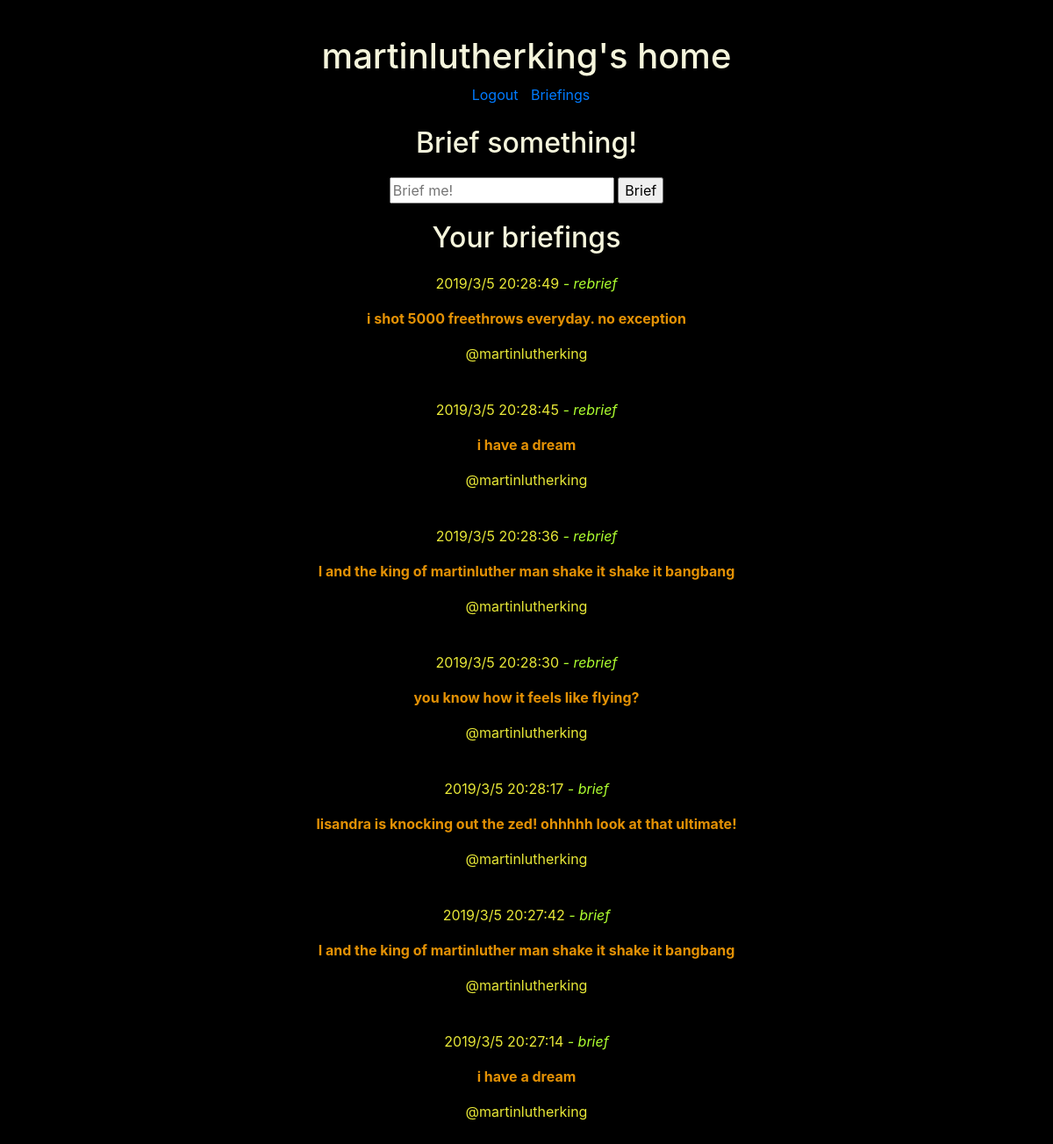
Screenshot of /user-home (signed in) with the database file from the repository.
### tables this page shows
CREATE TABLE users(
                    user_id         INTEGER PRIMARY KEY AUTOINCREMENT,
                    username        VARCHAR,
                    password        VARCHAR
                );

CREATE TABLE retweets(
                    retwt_id        INTEGER PRIMARY KEY AUTOINCREMENT,
                    timestamp       FLOAT,
                    twt_content     VARCHAR,
                    user_id         INTEGER,
                    type            VARCHAR,
                    twt_id          INTEGER,
                        FOREIGN KEY (twt_id) REFERENCES tweets(twt_id),
                        FOREIGN KEY (user_id) REFERENCES users(user_id)
                );

CREATE TABLE tweets(
                    twt_id          INTEGER PRIMARY KEY AUTOINCREMENT,
                    timestamp       FLOAT,
                    twt_content     VARCHAR,
                    user_id         INTEGER,
                    type            VARCHAR,
                    retwt_count     INTEGER,
                        FOREIGN KEY (user_id) REFERENCES users(user_id)
                );

### src/controllers/brief_controller.py (the view)
@controller.route('/user-home', methods=['GET', 'POST'])
def user_home():
    if request.method == 'GET':
        user = User()
        user.initialize(session['username'])
        return render_template(
            'user_home.html',
            username=session['username'],
            tweets=user.tweets
        )

### src/models/mapper.py (called while the page is built)
    def __enter__(self):
        return self

    def __exit__(self, exception_type, exception_value, traceback):
        if self.connection:
            if self.cursor:
                self.connection.commit()
                self.cursor.close()
            self.connection.close()

    def get_username(self, user_id):
        self.cursor.execute(
            '''SELECT username
            FROM users
            WHERE user_id = "{0}";'''.format(user_id)
        )
        username = self.cursor.fetchone()[0]
        return username

    def get_user(self, username):
        self.cursor.execute(
            '''SELECT *
            FROM users
            WHERE username = "{0}";'''.format(username)
        )
        user = self.cursor.fetchall()[0]
        return user

    def get_user_tweets(self, user_id):
        self.cursor.execute(
            '''SELECT *
            FROM tweets
            WHERE user_id = "{0}";'''.format(user_id)
        )
        tweets = self.cursor.fetchall()
        return tweets

    def get_user_retweets(self, user_id):
        self.cursor.execute(
            '''SELECT *
            FROM retweets
            WHERE user_id = "{0}";'''.format(user_id)
        )
        retweets = self.cursor.fetchall()
        return retweets

### src/models/user.py (called while the page is built)
    def initialize(self, username):
        with Schema(filepath) as db:
            user = db.get_user(username)
            self.user_id = user[0]
            self.username = user[1]
            self.password = user[2]
            self.tweets = self.get_all_user_tweets(user[0])

    @staticmethod
    def getKey(arr):
        return arr[1]

    @staticmethod
    def get_time(arr):
        time_arr = []
        for item in arr:
            time_arr.append(time.localtime(item[1]))
        return time_arr

    def get_username_from_user_id(self, arr):
        username_lst = []
        with Schema(filepath) as db:
            for item in arr:
                username_lst.append(db.get_username(item[3]))
        return username_lst

### src/templates/user_home.html (shortened to what this page needs)
<!DOCTYPE html>
<html>
  <head lang="en">
    <link
      rel="stylesheet"
      href="https://maxcdn.bootstrapcdn.com/bootstrap/4.0.0/css/bootstrap.min.css"
    />
  </head>
  <body style="background-color:black; margin:40px; text-align: center;">
    <h1 style="color:beige;">{{ username }}'s home</h1>
    <a href="/log-out" style="margin: 10px;">Logout</a>
    <a href="/briefings">Briefings</a>
    <br />
    <br />
    <h2 style="color:beige; margin-bottom: 20px;">Brief something!</h2>
    <form action="/brief" method="post" style="margin-bottom: 20px;">
      <input name="brf_content" placeholder="Brief me!" type="text" />
      <input type="submit" value="Brief" />
    </form>
    <h2 style="color:beige; margin: 20px;">Your briefings</h2>
    {% if tweets %} {% for twt in tweets %}
    <p style="color:rgb(231, 231, 55);">
      {{ twt[6] }}/{{ twt[7] }}/{{ twt[8] }} {{ twt[9] }}:{{ twt[10] }}:{{
        twt[11]
      }}
      <i style="color:greenyellow;"> - {{ twt[4] }} </i>
    </p>
    <p style="color:rgb(227, 145, 5);">
      <b>
        {{ twt[2] }}
      </b>
    </p>
    <p style="color:rgb(231, 231, 55);">@{{ twt[15] }}</p>
    <br />
    {% endfor %} {% endif %}
  </body>
</html>

### rows the page displays
users: username "martinlutherking", username "martinlutherking" "martinlutherking" "martinlutherking" "martinlutherking" "martinlutherking" "martinlutherking" "martinlutherking"
retweets: type "rebrief", twt_content "i shot 5000 freethrows everyday. no exception"
retweets: type "rebrief", twt_content "i have a dream"
retweets: type "rebrief", twt_content "I and the king of martinluther man shake it shake it bangbang"
retweets: type "rebrief", twt_content "you know how it feels like flying?"
tweets: type "brief", twt_content "lisandra is knocking out the zed! ohhhhh look at that ultimate!"
tweets: type "brief", twt_content "I and the king of martinluther man shake it shake it bangbang"
tweets: type "brief", twt_content "i have a dream"

### other values shown
{{ twt[6] }} "2019" "2019" "2019" "2019" "2019" "2019" "2019"
{{ twt[7] }} "3" "3" "3" "3" "3" "3" "3"
{{ twt[8] }} "5" "5" "5" "5" "5" "5" "5"
{{ twt[9] }} "20" "20" "20" "20" "20" "20" "20"
{{ twt[10] }} "28" "28" "28" "28" "28" "27" "27"
{{ twt[11] }} "49" "45" "36" "30" "17" "42" "14"
